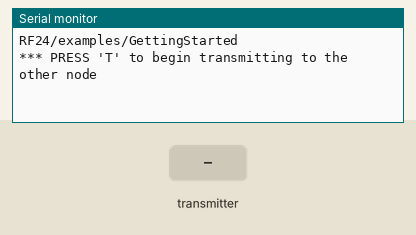
Bench run of a sketch on a simulated Arduino Uno, built with avr-gcc and run on an emulated ATmega328P. On the bench: the last lines printed to the serial monitor. Inputs (shaded band) come from the test bench. No radio packets arrive unless stated.

Above: at 1.2 s.
1.3 s: the transmitter starts sending got_time = 0
At 1.37 s:
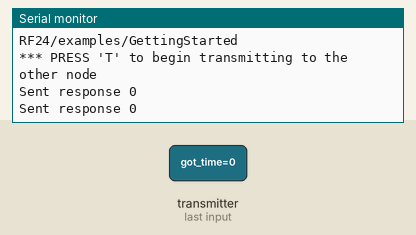
3.2 s: the transmitter starts sending got_time = 256
At 3.27 s:
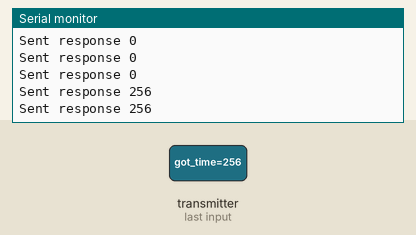

Measured:
- after the input at 1.3 s, the serial monitor: prints a new line at once (image 1)
- after the input at 3.2 s, the serial monitor: prints a new line at once (image 2)

The sketch:

sketch_dec17b.ino
```cpp
/*
* Getting Started example sketch for nRF24L01+ radios
* This is a very basic example of how to send data from one node to another
* Updated: Dec 2014 by TMRh20
*/

#include <SPI.h>
#include "RF24.h"

/****************** User Config ***************************/
/***      Set this radio as radio number 0 or 1         ***/
bool radioNumber = 0;

/* Hardware configuration: Set up nRF24L01 radio on SPI bus plus pins 7 & 8 */
RF24 radio(7,8);
/**********************************************************/

byte addresses[][6] = {"1Node","2Node"};

// Used to control whether this node is sending or receiving
bool role = 0;

void setup() {
  Serial.begin(115200);
  Serial.println(F("RF24/examples/GettingStarted"));
  Serial.println(F("*** PRESS 'T' to begin transmitting to the other node"));
  radio.begin();

  // Set the PA Level low to prevent power supply related issues since this is a
 // getting_started sketch, and the likelihood of close proximity of the devices. RF24_PA_MAX is default.
  radio.setPALevel(RF24_PA_LOW);

  // Open a writing and reading pipe on each radio, with opposite addresses
  if(radioNumber){
    radio.openWritingPipe(addresses[1]);
    radio.openReadingPipe(1,addresses[0]);
  }else{
    radio.openWritingPipe(addresses[0]);
    radio.openReadingPipe(1,addresses[1]);
  }

  // Start the radio listening for data
  radio.startListening();


}
void loop() {
    if ( role == 0 )
  {
    unsigned long got_time;

    if( radio.available()){
                                                                    // Variable for the received timestamp
      while (radio.available()) {                                   // While there is data ready
        radio.read( &got_time, sizeof(unsigned long) );             // Get the payload
      }

      radio.stopListening();                                        // First, stop listening so we can talk
      radio.write( &got_time, sizeof(unsigned long) );              // Send the final one back.
      radio.startListening();                                       // Now, resume listening so we catch the next packets.
      Serial.print(F("Sent response "));
      Serial.println(got_time);
   }
 }
}
```
